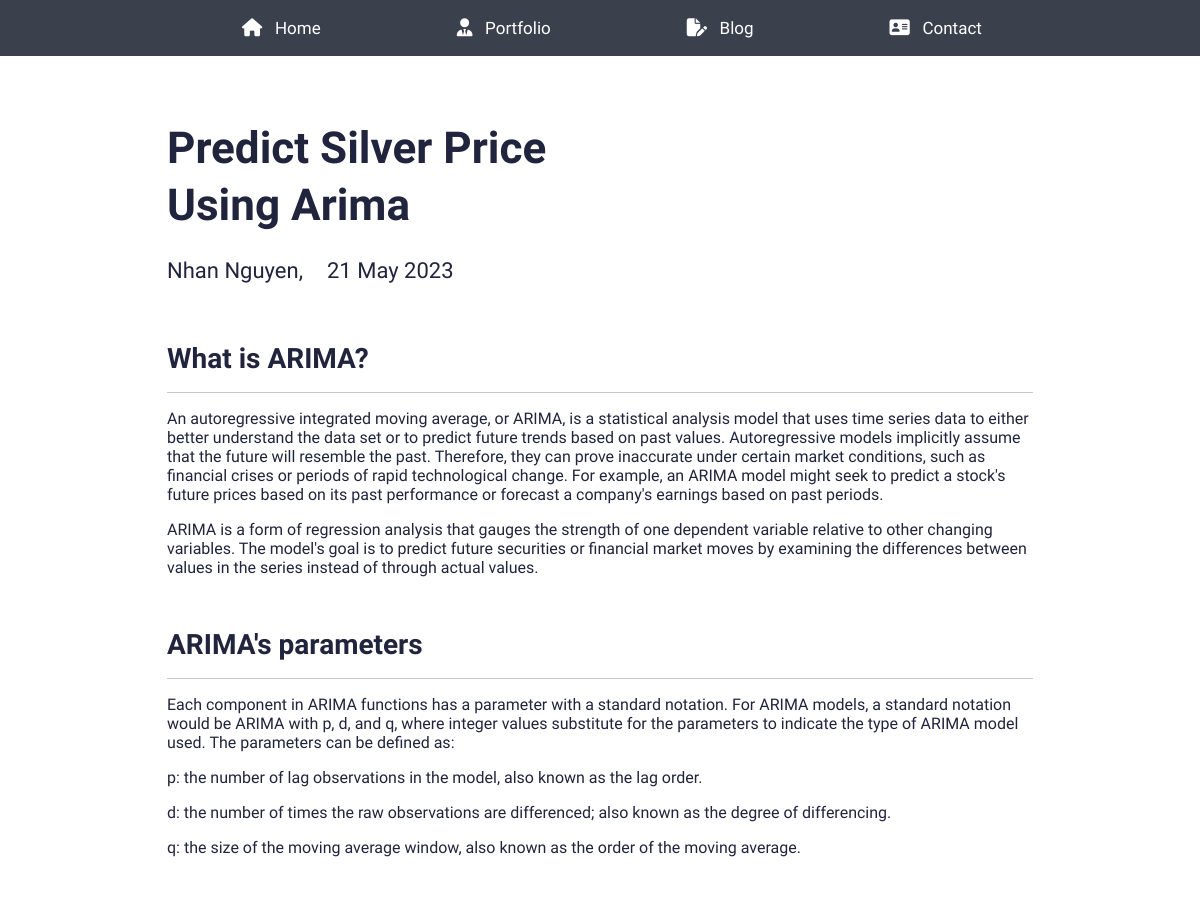
Before: /blog/predict-silver-price-using-arima (upper part) with the older database file.
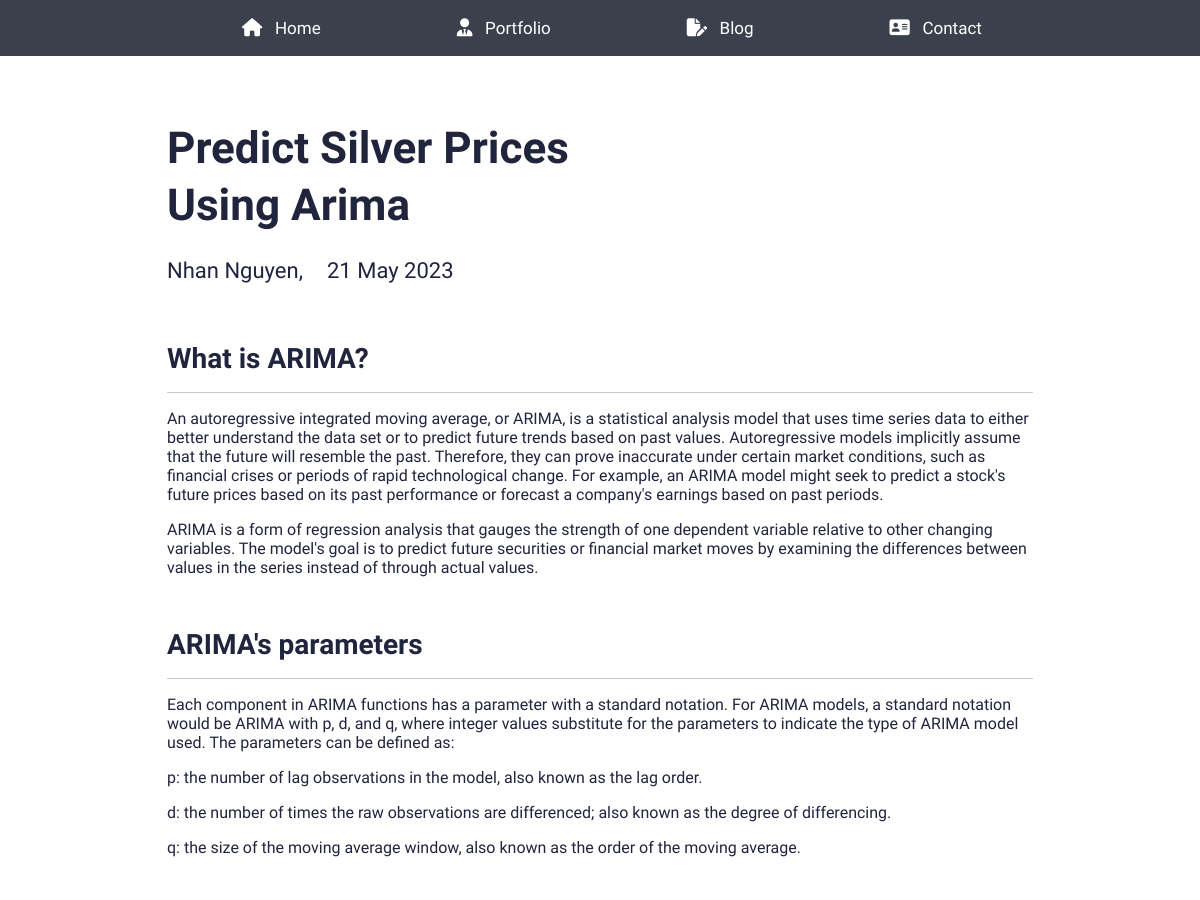
After: the same page with the newer database file.
### main/models.py (models this page shows, shortened)
class Blog(models.Model):
    class Meta:
        verbose_name_plural = 'Blog Profiles'
        verbose_name = 'Blog'
        ordering = ["timestamp"]
    timestamp = models.DateTimeField(auto_now_add=True)
    author = models.CharField(max_length=200, blank=True, null=True)
    name = models.CharField(max_length=200, blank=True, null=True)
    description = models.CharField(max_length=500, blank=True, null=True)
    body = RichTextField(blank=True, null=True)
    image = models.ImageField(blank=True, null=True, upload_to="blog")
    slug = models.SlugField(null=True, blank=True)
    is_active = models.BooleanField(default=True)

### main/views.py (the view)
# urls.py: path('blog/<slug:slug>', views.BlogDetailView.as_view(), name="blog"),
class BlogDetailView(generic.DetailView):
    model = Blog
    template_name = "main/blog-detail.html"

### resume_demo/context_processors.py (called while the page is built)
def project_context(request):
    context = {
        'me': User.objects.first(),
    }
    return context

### main/templates/main/blog-detail.html (shortened to what this page needs)
{% extends 'main/base.html' %}
{% load static %}
{% block content %}
<section>
  <div class="innerPageBannerCol">
    <div class="container">
      <div class="row g-4 g-md-3  align-items-center">
        <div class="col-md-6">
          <div class="bannerContent" style="width: 500px">
            <h1 class="xlTitle pb-md-3">{{object.name|title}}</h1>
          </div>
        </div>
      </div>
      <div class="row">
        <div class="col-md-auto">
          <div class="authorCol">
            <h4 class="smTitle pb-3">{{object.author|title}},</h4>
          </div>
        </div>
        <div class="col-md">
          <h4 class="smTitle pb-3">{{object.timestamp.date}}</h4>
        </div>
      </div>
    </div>
  </div>
</section>
<section>
  <div class="sectionSpaceSm">
    <div class="container">
      {{object.body|safe}}
    </div>
  </div>
</section>
{% endblock %}

Changed rows visible on the page:
changed Blog "Nhan Nguyen": name "Predict Silver Price Using Arima" → "Predict Silver Prices Using Arima"
